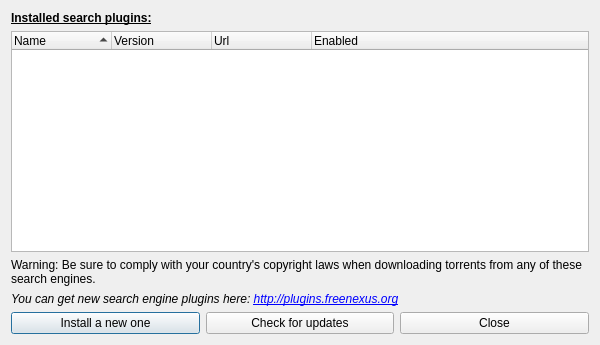
<?xml version="1.0" encoding="UTF-8"?>
<ui version="4.0">
 <class>PluginSelectDlg</class>
 <widget class="QDialog" name="PluginSelectDlg">
  <property name="geometry">
   <rect>
    <x>0</x>
    <y>0</y>
    <width>600</width>
    <height>345</height>
   </rect>
  </property>
  <property name="acceptDrops">
   <bool>true</bool>
  </property>
  <property name="windowTitle">
   <string>Search plugins</string>
  </property>
  <layout class="QVBoxLayout" name="pluginSelectLayout">
   <item>
    <widget class="QLabel" name="lbl_plugins">
     <property name="font">
      <font>
       <weight>75</weight>
       <bold>true</bold>
       <underline>true</underline>
      </font>
     </property>
     <property name="text">
      <string>Installed search plugins:</string>
     </property>
    </widget>
   </item>
   <item>
    <widget class="QTreeWidget" name="pluginsTree">
     <property name="contextMenuPolicy">
      <enum>Qt::CustomContextMenu</enum>
     </property>
     <property name="selectionMode">
      <enum>QAbstractItemView::ExtendedSelection</enum>
     </property>
     <property name="uniformRowHeights">
      <bool>true</bool>
     </property>
     <property name="itemsExpandable">
      <bool>false</bool>
     </property>
     <property name="sortingEnabled">
      <bool>true</bool>
     </property>
     <column>
      <property name="text">
       <string>Name</string>
      </property>
     </column>
     <column>
      <property name="text">
       <string>Version</string>
      </property>
     </column>
     <column>
      <property name="text">
       <string>Url</string>
      </property>
     </column>
     <column>
      <property name="text">
       <string>Enabled</string>
      </property>
     </column>
     <column>
      <property name="text">
       <string/>
      </property>
     </column>
    </widget>
   </item>
   <item>
    <widget class="QLabel" name="label">
     <property name="text">
      <string>Warning: Be sure to comply with your country's copyright laws when downloading torrents from any of these search engines.</string>
     </property>
     <property name="wordWrap">
      <bool>true</bool>
     </property>
    </widget>
   </item>
   <item>
    <widget class="QLabel" name="getNewPlugin_lbl">
     <property name="font">
      <font>
       <italic>true</italic>
      </font>
     </property>
     <property name="text">
      <string>You can get new search engine plugins here: &lt;a href=&quot;http://plugins.freenexus.org&quot;&gt;http://plugins.freenexus.org&lt;/a&gt;</string>
     </property>
     <property name="openExternalLinks">
      <bool>true</bool>
     </property>
    </widget>
   </item>
   <item>
    <layout class="QHBoxLayout" name="layout1">
     <item>
      <widget class="QPushButton" name="installButton">
       <property name="text">
        <string>Install a new one</string>
       </property>
      </widget>
     </item>
     <item>
      <widget class="QPushButton" name="updateButton">
       <property name="text">
        <string>Check for updates</string>
       </property>
      </widget>
     </item>
     <item>
      <widget class="QPushButton" name="closeButton">
       <property name="text">
        <string>Close</string>
       </property>
      </widget>
     </item>
    </layout>
   </item>
  </layout>
  <action name="actionEnable">
   <property name="checkable">
    <bool>true</bool>
   </property>
   <property name="text">
    <string>Enabled</string>
   </property>
  </action>
  <action name="actionUninstall">
   <property name="text">
    <string>Uninstall</string>
   </property>
  </action>
 </widget>
 <resources/>
 <connections/>
</ui>
